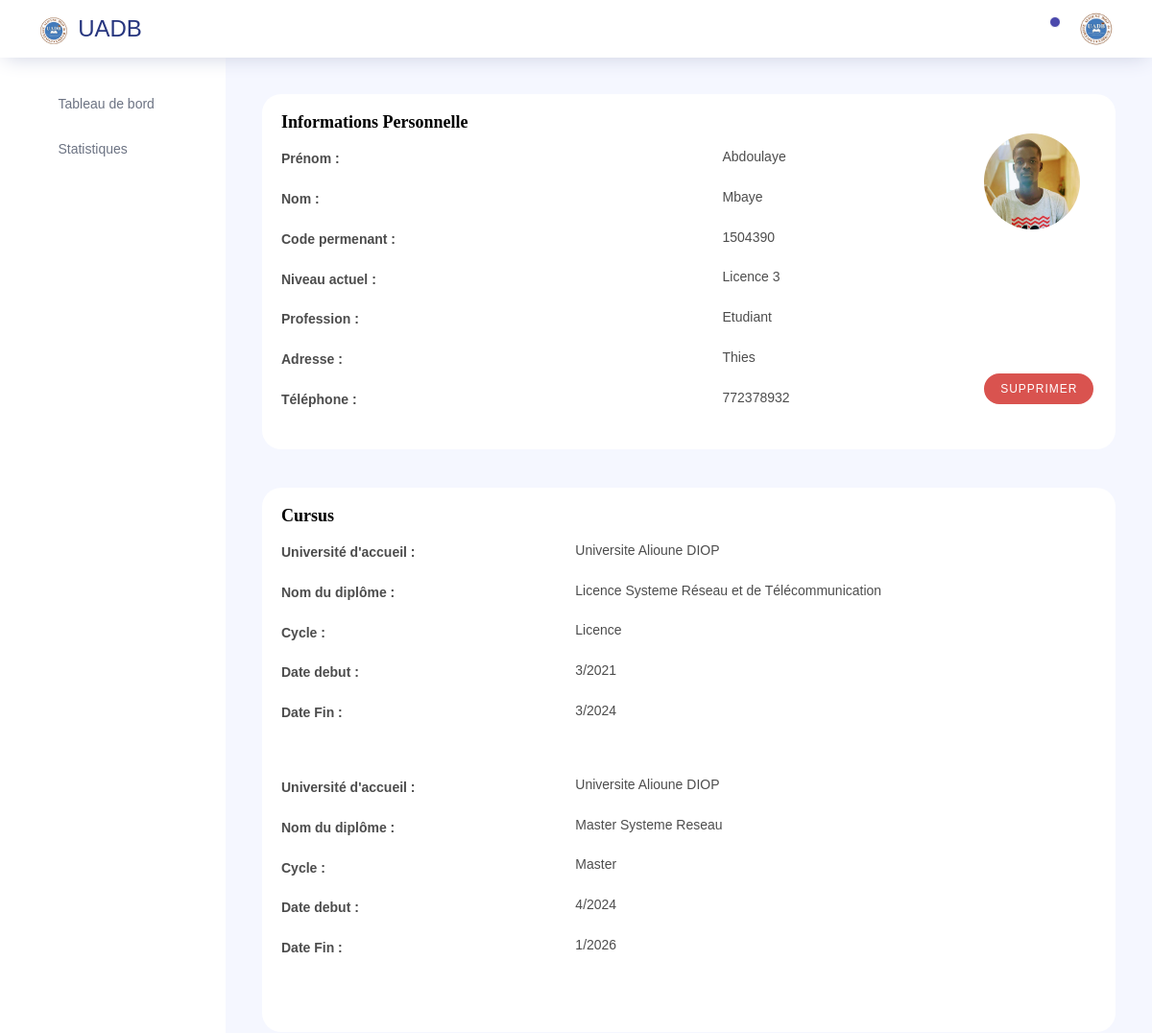
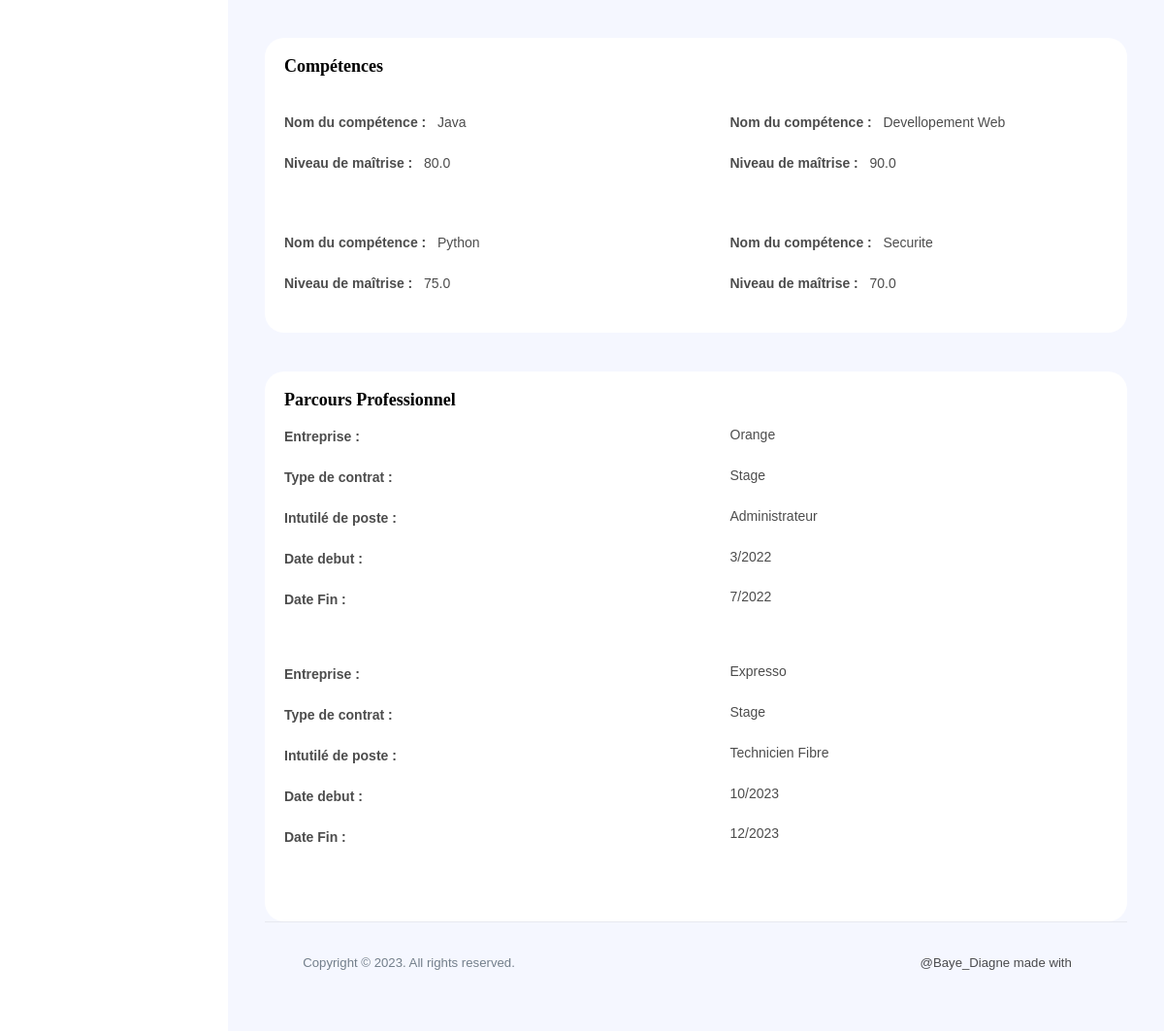
Page /personnel/etudiant_detail/2/ on the committed database (2 pictures, top to bottom).
### Users/models.py (models this page shows, shortened)
class User(AbstractUser):
    email = models.EmailField(unique=True)
    is_admin=models.BooleanField(default=False)
    is_etudiant=models.BooleanField(default=True)
    is_personnel=models.BooleanField(default=False)
    username = None
    USERNAME_FIELD = 'email'
    REQUIRED_FIELDS = ['first_name', 'last_name']
    objects = UserManager()

### Etudiants/models.py (models this page shows, shortened)
class Etudiant(User):
    code_permenant=models.CharField(null=True,max_length=200,unique=True)
    adresse=models.CharField(null=True,max_length=200)
    tel=models.CharField(null=True,max_length=200)
    profession=models.CharField(null=True,max_length=200)
    niveau_actuel=models.CharField(null=True,max_length=200)
    cv=models.FileField(upload_to=upload_to, null=True, blank=True)
    about=models.TextField(null=True,max_length=250, blank=True)
    date=models.DateField(auto_now_add=True)

### Cursus/models.py (models this page shows, shortened)
class Cursus(models.Model):
    etablissement=models.CharField(null=True,max_length=200)
    diplome_name=models.CharField(null=True,max_length=200)
    cycle=models.CharField(null=True,max_length=200,choices=cycle_name)
    autre_cycle=models.CharField(null=True,max_length=200,blank=True)
    mois_date_debut=models.CharField(max_length=20, choices=MOIS_CHOICES)
    annee_date_debut=models.CharField(max_length=40, choices=ANNEES)
    mois_date_fin=models.CharField(max_length=20, choices=MOIS_CHOICES,null=True,blank=True)
    annee_date_fin=models.CharField(max_length=40, choices=ANNEES,null=True,blank=True)
    etudiant=models.ForeignKey(Etudiant,on_delete=models.CASCADE)

### competence/models.py (models this page shows, shortened)
class Competence(models.Model):
    nom=models.CharField(null=True,max_length=200)
    pourcentage=models.FloatField(null=True,max_length=65)
    description=models.TextField(null=True,max_length=250,blank=True)
    etudiant=models.ForeignKey(Etudiant,on_delete=models.CASCADE)

### Emploi/models.py (models this page shows, shortened)
class Emploi(models.Model):
    entreprise=models.CharField(null=True,max_length=200)
    typecont=models.CharField(choices=contrat, max_length=200)
    poste=models.CharField(null=True,max_length=200)
    mois_date_debut=models.CharField(max_length=20, choices=MOIS_CHOICES)
    annee_date_debut=models.CharField(max_length=40, choices=ANNEES)
    mois_date_fin=models.CharField(max_length=20, choices=MOIS_CHOICES,null=True,blank=True)
    annee_date_fin=models.CharField(max_length=40, choices=ANNEES,null=True,blank=True)
    description=models.TextField(null=True,max_length=250,blank=True)
    etudiant=models.ForeignKey(Etudiant,on_delete=models.CASCADE)

### Personnels/views.py (the view)
# urls.py: path("etudiant_detail/<int:pk>/",views.EtudiantDetailView.as_view(),name="etudiant_detail"),
class EtudiantDetailView(DetailView):
    context_object_name = "etudiant"
    template_name = "Personnels/detail_etudiant.html"
    model = Etudiant
    def get_context_data(self, **kwargs):
        context = super().get_context_data(**kwargs)
        etudiant_id = self.object.pk
        photo_profil = PhotoProfil.objects.filter(etudiant=etudiant_id).last()
        list_cursus = Cursus.objects.filter(etudiant=etudiant_id)
        list_emploi = Emploi.objects.filter(etudiant=etudiant_id)
        list_competence = Competence.objects.filter(etudiant=etudiant_id)
        context['chemin_photo'] = photo_profil.profil.url    #2 manieres d ajout
        context.update({
            'list_cursus': list_cursus,
            'list_emploi': list_emploi,
            'list_competence': list_competence,
        })
        return context

### templates/Personnels/detail_etudiant.html (shortened to what this page needs)
{% extends 'base_personnel.html' %}
{% load static %}
{% block navbar %}
    <nav class="navbar col-lg-12 col-12 p-0 fixed-top d-flex flex-row">
      <div class="text-center navbar-brand-wrapper d-flex align-items-center justify-content-center">
        <a class="navbar-brand brand-logo mr-5" href="{% url 'personnel_home' %}"><img src="{% static "images/uadb.png" %}" class="mr-2" alt="logo"/>UADB</a>
      </div>
      <div class="navbar-menu-wrapper d-flex align-items-center justify-content-end">
        <button class="navbar-toggler navbar-toggler align-self-center" type="button" data-toggle="minimize">
          <span class="icon-menu"></span>
        </button>
        <ul class="navbar-nav navbar-nav-right">
          <li class="nav-item dropdown">
            <a class="nav-link count-indicator dropdown-toggle" id="notificationDropdown" href="#" data-toggle="dropdown">
              <i class="icon-bell mx-0"></i>
              <span class="count"></span>
            </a>
          </li>
          <li class="nav-item nav-profile dropdown">
            <a class="nav-link dropdown-toggle" href="#" data-toggle="dropdown" id="profileDropdown">
              {% if request.user.is_personnel %}
              <img src="{{request.user.personnel.photo.url}}" alt="profile"/>
              {% else%}
              <img src="{% static "images/uadb.png" %}" alt="profile"/>
              {% endif %}
            </a>
          </li>
        </ul>
      </div>
    </nav>
{% endblock  %}
{% block contenu %}
<div class="row">
    <div class="col-12 grid-margin stretch-card">
      <div class="card">
        <div class="row">
          <div class="col-md-6">
            <div class="card-body ">
              <h4 class="card-title">Informations personnelle</h4>
              <div class="template-demo">
                <p style="font-weight:900;"> Prénom :</p>
                <p style="font-weight:900;"> Nom :</p>
                <p style="font-weight:900;"> Code permenant :</p>
                <p style="font-weight:900;"> Niveau actuel :</p>
                <p style="font-weight:900;"> Profession :</p>
                <p style="font-weight:900;"> Adresse :</p>
                <p style="font-weight:900;"> Téléphone :</p>
              </div>
            </div>
          </div>
          <div class="col-md-6">
            <div class="card-body">
              <div class="template-demo" style="display: flex; align-items: center;">
                <div style="width: 70%;">
                    <p style="font-weight: 500; padding-top: 35px">{{ etudiant.first_name }}</p>
                    <p style="font-weight: 500;">{{ etudiant.last_name }}</p>
                    <p style="font-weight: 500;">{{ etudiant.code_permenant }}</p>
                    <p style="font-weight: 500;">{{ etudiant.niveau_actuel }}</p>
                    <p style="font-weight: 500;">{{ etudiant.profession }}</p>
                    <p style="font-weight: 500;">{{ etudiant.adresse }}</p>
                    <p style="font-weight: 500;">{{ etudiant.tel }}</p>
                </div>
                <div style="width: 30%;">
                    <div style="width: 100px; height: 100px; border-radius: 50%; overflow: hidden; ">
                        <img src="{{ chemin_photo }}" alt="Photo de profil" style="width: 100%; height: 100%; ">
                    </div>
                    <div style="padding-top:150px; ">
                        <a href="{% url 'etudiant_delete' etudiant.id %}" class="btn btn-danger btn-rounded btn-fw">Supprimer</a>
                    </div>
                </div>
            </div>
            </div>
          </div>
        </div>
     </div>
    </div>
</div>
{% if list_cursus  %}
<div class="row">
    <div class="col-12 grid-margin stretch-card">
      <div class="card">
        <div class="row">
          <div class="col-md-4">
            <div class="card-body ">
              <h4 class="card-title">Cursus</h4>
              <div class="template-demo">
                {% for cursus in list_cursus %}
                <p style="font-weight:900; "> Université d'accueil :</p>
                <p style="font-weight:900;"> Nom du diplôme :</p>
                <p style="font-weight:900;"> Cycle :</p>
                <p style="font-weight:900;"> Date debut :</p>
                <p style="font-weight:900; padding-bottom: 36px"> Date Fin :</p>
                {% endfor %}
              </div>
            </div>
          </div>
          <div class="col-md-8">
            <div class="card-body">
              <div class="template-demo" style="display: flex; align-items: center;">
                {% for cursus in list_cursus %}
                <div style="width: 70%;">
                    <p style="font-weight: 500; padding-top: 35px">{{ cursus.etablissement }}</p>
                    <p style="font-weight: 500;">{{ cursus.diplome_name }}</p>
                    <p style="font-weight: 500;">{% if cursus.cycle == "Autre"  %} {{ cursus.autre_cycle }} {% else %} {{ cursus.cycle }} {% endif %} </p>
                    <p style="font-weight: 500;">{{ cursus.mois_date_debut }}/{{ cursus.annee_date_debut }}</p>
                    <p style="font-weight: 500;">{{ cursus.mois_date_fin }}/{{ cursus.annee_date_fin }}</p>
                    {% endfor %}
                </div>
            </div>
            </div>
          </div>
        </div>
     </div>
    </div>
</div>
{% endif %}
{% if list_competence %}
<div class="col-md-12 grid-margin stretch-card">
    <div class="card">
        <h4 class="card-title"style="padding-top:20px; padding-left:20px" >Compétences</h4>
      <div class="row">
        {% for competence in list_competence %}
        <div class="col-md-6 ">
          <div class="card-body">
              <p style="font-weight:900; "> Nom du compétence  :&nbsp;&nbsp; <span style="font-weight:500;">{{competence.nom}}</span> </p>
              <p style="font-weight:900; "> Niveau de maîtrise :&nbsp;&nbsp; <span style="font-weight:500;">{{competence.pourcentage}}</span> </p>
            </div>
        </div>
        {% endfor %}
    </div>
 </div>
</div>
{% endif %}
{% if list_emploi  %}
<div class="col-12 grid-margin " style="margin-bottom:30;">
    <div class="card">
      <div class="row">
        <div class="col-md-6">
          <div class="card-body">
            <h4 class="card-title">Parcours Professionnel</h4>
            <div class="template-demo">
                {% for emploi in list_emploi %}
                <p style="font-weight:900; "> Entreprise :</p>
                <p style="font-weight:900;"> Type de contrat :</p>
                <p style="font-weight:900;"> Intutilé de poste :</p>
                <p style="font-weight:900;"> Date debut :</p>
                <p style="font-weight:900; padding-bottom: 36px"> Date Fin :</p>
                {% endfor %}
            </div>
          </div>
        </div>
        <div class="col-md-6">
          <div class="card-body">
            <div class="template-demo">
                {% for emploi in list_emploi %}
                <div style="width: 70%;">
                    <p style="font-weight: 500; padding-top: 35px">{{ emploi.entreprise }}</p>
                    <p style="font-weight: 500;">{{ emploi.typecont }}</p>
                    <p style="font-weight: 500;">{{ emploi.poste }}  </p>
                    <p style="font-weight: 500;">{{ emploi.mois_date_debut }}/{{ emploi.annee_date_debut }}</p>
                    <p style="font-weight: 500;">{% if emploi.mois_date_fin %} {{ emploi.mois_date_fin }}/{{ emploi.annee_date_fin }} {% else %} Emploi en cours {% endif %}</p>
                    {% endfor %}
                </div>
          </div>
        </div>
      </div>
    </div>
  </div>
{% endif %}
{% endblock %}

### templates/base_personnel.html (shortened to what this page needs)
{% load static %}
<!DOCTYPE html>
<html lang="fr">
<head>
  <link rel="stylesheet" href="{% static "css_personnel/vendors/feather/feather.css" %}">
  <link rel="stylesheet" href="{% static "css_personnel/vendors/ti-icons/css/themify-icons.css" %}">
  <link rel="stylesheet" href="{% static "css_personnel/vendors/css/vendor.bundle.base.css" %}">
  <link rel="stylesheet" href="{% static "css_personnel/vendors/datatables.net-bs4/dataTables.bootstrap4.css" %}">
  <link rel="stylesheet" href="{% static "css_personnel/vendors/ti-icons/css/themify-icons.css" %}">
  <link rel="stylesheet" type="text/css" href="{% static "css_personnel/js/select.dataTables.min.css" %}">
  <link rel="stylesheet" href="{% static "css_personnel/css/vertical-layout-light/style.css" %}">
  <link rel="stylesheet" href="{% static "css/style.css" %}">
</head>
<body>
  <div class="container-scroller">
    {% block navbar %}
    {% endblock %}
    <div class="container-fluid page-body-wrapper">
      <nav class="sidebar sidebar-offcanvas" id="sidebar" style="z-index: 50;">
        <ul class="nav">
          <li class="nav-item">
            <a class="nav-link" href="{% url 'personnel_home' %}">
              <i class="icon-grid menu-icon"></i>
              <span class="menu-title">Tableau de bord</span>
            </a>
          </li>
          <li class="nav-item">
            <a class="nav-link" href="{% url 'personnel_graphic' %}">
              <i class="icon-bar-graph menu-icon"></i>
              <span class="menu-title">Statistiques</span>
            </a>
          </li>
        </ul>
      </nav>
      <div class="main-panel">
        <div class="content-wrapper">
            {% block contenu %}
            {% endblock %}
        </div>
        <footer class="footer pt-35">
          <div class="d-sm-flex justify-content-center justify-content-sm-between">
            <span class="text-muted text-center text-sm-left d-block d-sm-inline-block">Copyright © 2023. All rights reserved.</span>
            <span class="float-none float-sm-right d-block mt-1 mt-sm-0 text-center">@Baye_Diagne made with <i class="ti-heart text-danger ml-1"></i></span>
          </div>
        </footer>
      </div>
    </div>
  </div>
</body>
</html>

### static/css/style.css (style rules this page uses)
body { font-family: "Quicksand", Arial, sans-serif; font-weight: 400; font-size: 15px; line-height: 1.8; color: rgba(0, 0, 0, 0.7); }
a { color: #2c98f0; -webkit-transition: 0.5s; -o-transition: 0.5s; transition: 0.5s; }
p { margin-bottom: 1.5em; }
h1, h2, h3, h4, h5, h6 { color: #000; font-family: "Playfair Display", Georgia, serif; font-weight: 400; margin: 0 0 30px 0; }
.btn { margin-right: 4px; margin-bottom: 4px; font-family: "Quicksand", Arial, sans-serif; font-size: 12px; font-weight: 400; text-transform: uppercase; letter-spacing: 1px; -webkit-border-radius: 2px; -moz-border-radius: 2px; -ms-border-radius: 2px; border-radius: 2px; -webkit-transition: 0.5s; -o-transition: 0.5s; transition: 0.5s; padding: 8px 15px !important; }
.btn-danger { background: #d9534f; color: #fff; border: 2px solid #d9534f; }

### rows in the picture
User: first_name "Abdoulaye", last_name "Mbaye"
Etudiant: code_permenant "1504390", niveau_actuel "Licence 3", profession "Etudiant", adresse "Thies", tel "772378932"
Cursus: etablissement "Universite Alioune DIOP", diplome_name "Licence Systeme Réseau et de Télécommunication", cycle "Licence", mois_date_debut "3", annee_date_debut "2021", mois_date_fin "3", annee_date_fin "2024"
Cursus: etablissement "Universite Alioune DIOP", diplome_name "Master Systeme Reseau", cycle "Master", mois_date_debut "4", annee_date_debut "2024", mois_date_fin "1", annee_date_fin "2026"
Competence: nom "Java", pourcentage "80.0"
Competence: nom "Devellopement Web", pourcentage "90.0"
Competence: nom "Python", pourcentage "75.0"
Competence: nom "Securite", pourcentage "70.0"
Emploi: entreprise "Orange", typecont "Stage", poste "Administrateur", mois_date_debut "3", annee_date_debut "2022", mois_date_fin "7", annee_date_fin "2022"
Emploi: entreprise "Expresso", typecont "Stage", poste "Technicien Fibre", mois_date_debut "10", annee_date_debut "2023", mois_date_fin "12", annee_date_fin "2023"
